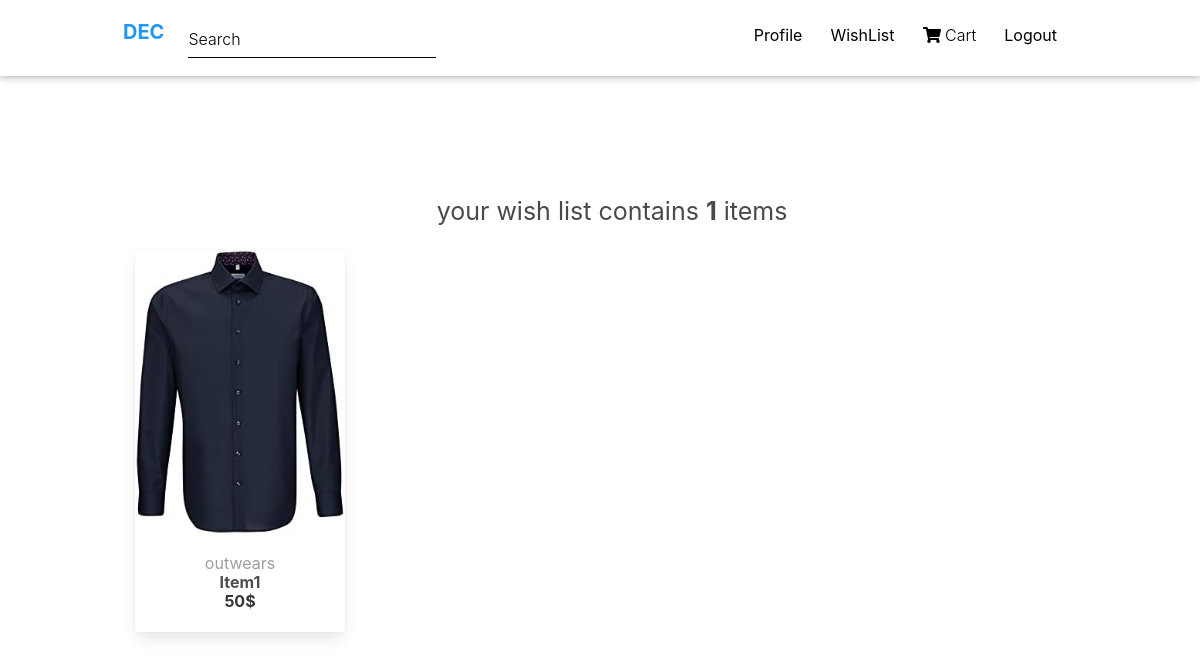
The page /wishl/ (signed in) on the database its author committed.
### store/models.py (models this page shows, shortened)
class Item(models.Model):
    title = models.CharField(max_length=200)
    description = models.TextField(null=True, blank=True)
    info = models.TextField(null=True, blank= True)
    price = models.IntegerField(default=0)
    discount_price = models.IntegerField(blank=True, null=True)
    image = models.ImageField(default="default.jpg", upload_to='item_pic')
    category = models.CharField(choices=CATEGORY, max_length=10)
    label = models.CharField(choices=LABEL, max_length=10, blank=True, null=True)
    image_2 = models.ImageField(default="default.jpg", null=True, blank=True, upload_to="item_pic")
    image_3 = models.ImageField(default="default.jpg", null=True, blank=True, upload_to="item_pic")
    image_4 = models.ImageField(default="default.jpg", null=True, blank=True, upload_to="item_pic")
    wish = models.ManyToManyField(User, blank=True, related_name="wish")
    objects = ItemManager()

### store/views.py (the view)
# urls.py: path('wishl/', saved_posts, name='wishlist'),
@login_required
def saved_posts(request):
    user = request.user
    posts = user.wish.all()
    context = {
        'posts': posts,
    }
    return render(request, "saved_posts.html", context)

### templates/saved_posts.html (shortened to what this page needs)
{% extends 'base.html' %}
{% block content %}
<main class="mt-5 pt-2">
    <div class="container">
        <section class="text-center mb-4">
            <h1 class="pt-5 mt-5 ml-5 mb-5" style="font-size:25px">your wish list contains <b>{{ posts.count }}</b> items</h1>
            <div class="row wow fadeIn">
                {% for instance in posts %}
                <div class="col-lg-3 col-md-6 mb-4">
                    <div class="card">
                        <div class="view overlay">
                        <img src="{{ instance.image.url }}" class="card-img-top"
                            alt="">
                        </div>
                        <div class="card-body text-center">
                        <a href="{% url 'store:detail' instance.pk %}" class="grey-text">
                            <h5>{{ instance.category }}</h5>
                        </a>
                        <h5>
                            <strong>
                            <a href="{% url 'store:detail' instance.pk %}" class="dark-grey-text">{{instance.title}}
                            </a>
                            </strong>
                        </h5>
                        <h4 class="font-weight-bold blue-text">
                            <strong>
                            {% if instance.discount_price %}
                                {{instance.discount_price}}$
                            {% else %}
                                {{instance.price}}$
                            {% endif %}
                            </strong>
                        </h4>
                        </div>
                    </div>
                </div>
                {% endfor %}
            <div class="col-lg-3 col-md-6 mb-4">
            </div>
                    </div>
                    </section>
                    </div>
</main>
{% endblock %}

### rows shown on the page
Item: image (picture), category "outwears", title "Item1", discount_price "50"

### other values the page prints
{{ posts.count }} "1"
